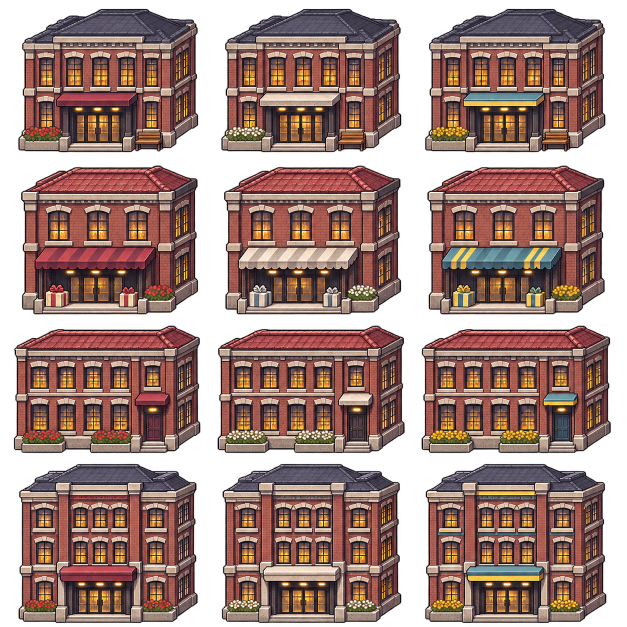
#> input picture frontend/public/world/reference-scene-v2/architecture-v2/venue-sheet.png, 1254 x 1254 px, found by its file name (shown at 1/2 size)
$ python build-urban.py
#> lines starting #> are read from the running program, lines starting #| are printed output that depends on the picture
#!/usr/bin/env python3
"""Versioned source-only urban venue correction on frozen spatial-v3/v6 inputs."""
import copy
import hashlib
import json
import math
from pathlib import Path
from PIL import Image

HERE = Path(__file__).resolve().parent
BASE = HERE / 'quality-v6'
OUT = HERE / 'quality-v7'
ERAS = ['revenge', 'parade', 'danger']
VENUES = ['meeting_pavilion', 'giveaway_pavilion', 'north_hall', 'west_hall']
read = lambda p: json.loads(p.read_text())
write = lambda p, v: p.write_text(json.dumps(v, indent=2) + '\n')
sha = lambda p: 'sha256:' + hashlib.sha256(p.read_bytes()).hexdigest()
nearest = lambda n: math.floor(n + .5)

source_path = OUT / 'sources/venue-sheet.png'
source = Image.open(source_path).convert('RGBA')
#> source is the input picture: PIL image 1254x1254 RGBA; mean R, G, B, A 95.4, 68.2, 61.1, 183.1
alpha = source.getchannel('A')
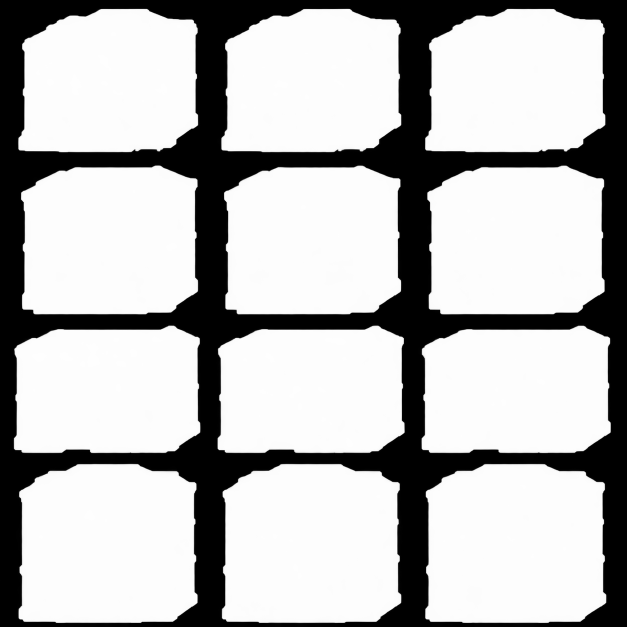
#> alpha: PIL image 1254x1254 L (shown at 1/2 size); min 0, max 255, mean 183.1
assert alpha.getextrema() == (0, 255)
def gutter(target, extent, score):
    return min(range(max(1, nearest(target)-35), min(extent-1, nearest(target)+35)+1), key=lambda n: (score(n), abs(n-target), n))
rows = [0] + [gutter(i*source.height/4, source.height, lambda y: sum(alpha.getpixel((x,y)) >= 32 for x in range(source.width))) for i in [1,2,3]] + [source.height]
#> rows = [0, 313, 629, 926, 1254]
crops = {}
grids = []
for row, name in enumerate(VENUES):
    top, bottom = rows[row:row+2]
    cols = [0] + [gutter(i*source.width/3, source.width, lambda x: sum(alpha.getpixel((x,y)) >= 32 for y in range(top,bottom))) for i in [1,2]] + [source.width]
    grids.append({'row': row, 'y': [top,bottom], 'columns': cols})
    for col, era in enumerate(ERAS):
        left, right = cols[col:col+2]
        b = alpha.crop((left,top,right,bottom)).point(lambda a: 255 if a >= 32 else 0).getbbox()
        assert b
        x, y = max(left,left+b[0]-2), max(top,top+b[1]-2)
        x2, y2 = min(right,left+b[2]+2), min(bottom,top+b[3]+2)
        crops[(era,name)] = {'x':x,'y':y,'width':x2-x,'height':y2-y}
#> this loop made 4 passes
#> (top, bottom) on passes 1 to 4: (0, 313), (313, 629), (629, 926), (926, 1254)
#> after the loop, crops = 12 items; grids = 4 items

#> (the run stopped early here; a loop or call above may not have finished)

$ run again, with frontend/public/world/reference-scene-v2/danger-scenery.png copied over frontend/public/world/reference-scene-v2/architecture-v2/venue-sheet.png
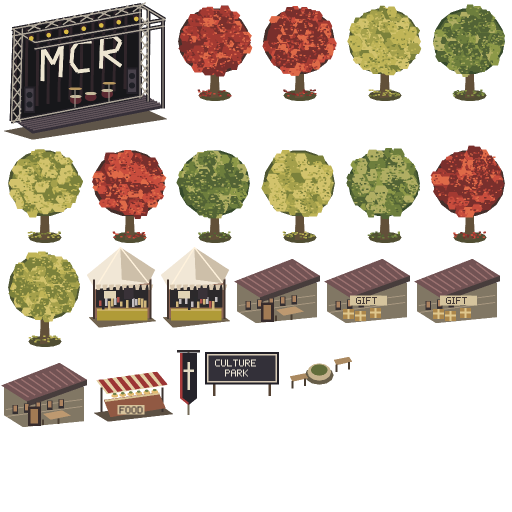
#> input picture frontend/public/world/reference-scene-v2/danger-scenery.png, 1024 x 1024 px, found by its file name (shown at 1/2 size)
#> source is the input picture: PIL image 1024x1024 RGBA; mean R, G, B, A 47.1, 38.7, 28, 92.1
#> `alpha = source.getchannel('A')`:
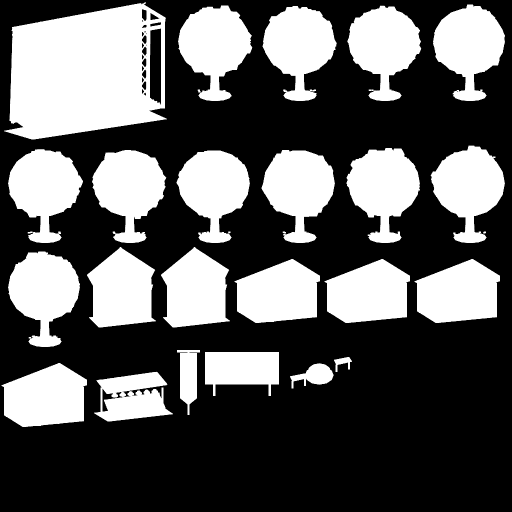
#> alpha: PIL image 1024x1024 L (shown at 1/2 size); min 0, max 255, mean 92.1
#> rows = [0, 279, 493, 733, 1024]
#> the loop `for row, name in enumerate(VENUES):` made 4 passes
#> (top, bottom, cols) on passes 1 to 4: (0, 279, [0, 341, 683, 1024]), (279, 493, [0, 341, 683, 1024]), (493, 733, [0, 321, 648, 1024]), (733, 1024, [0, 346, 683, 1024])
#> after the loop `for row, name in enumerate(VENUES):`: crops = 12 items; grids = 4 items
